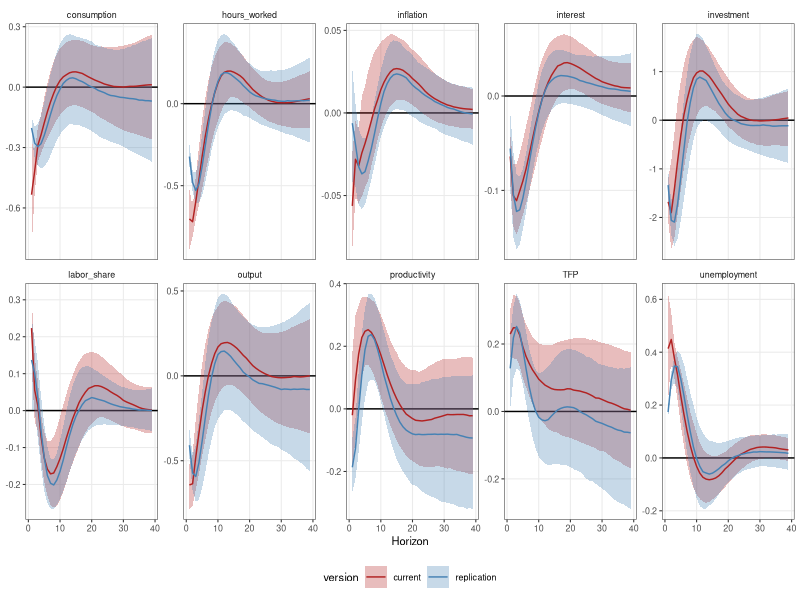
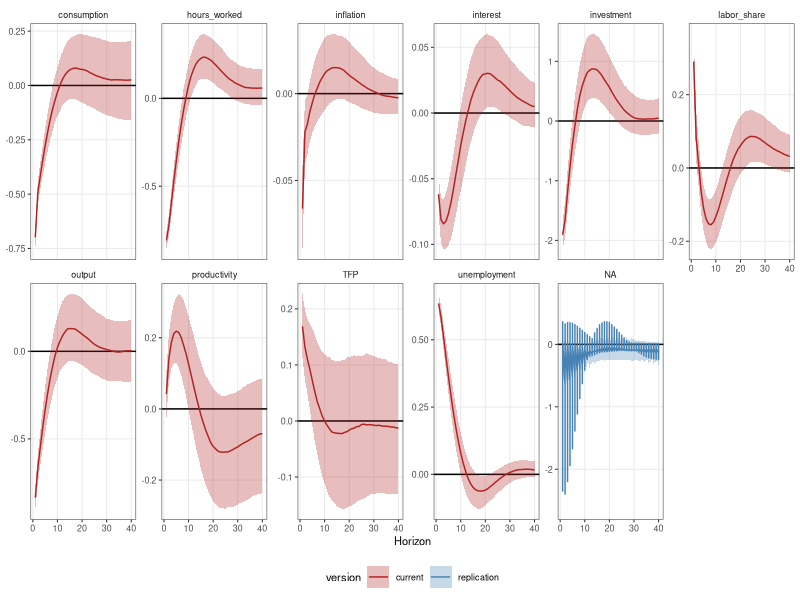
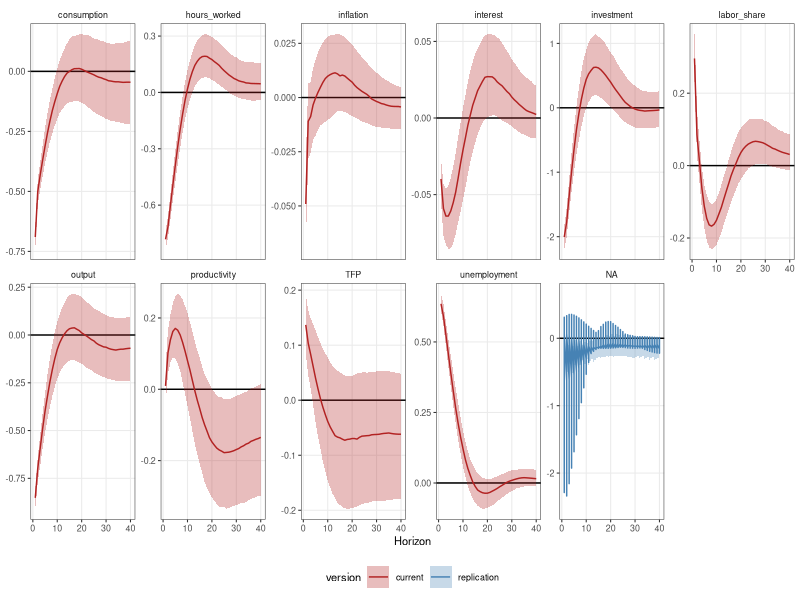

Write R code to recreate these figures, in order.
## ---- chunk 1
require(here)
require(data.table)
require(dplyr)
require(ggplot2)
## ---- chunk 2
rep_classical_df <- fread(here("./data/replicated_bca_classical_VAR_IRF_boot.csv"))
rep_bayesian_df <- fread(here("./data/replicated_bca_bayesian_VAR_IRF_bvartools.csv"))

curr_classical_df <- fread(here("./data/current_bca_classical_VAR_IRF_boot.csv"))
curr_bayesian_df <- fread(here("./data/current_bca_bayesian_VAR_IRF.csv"))

class_df <- rbindlist(list(rep_classical_df, curr_classical_df), fill = TRUE)
bay_df <- rbindlist(list(rep_bayesian_df, curr_bayesian_df), fill = TRUE)
## ---- chunk 3
class_df |>
    filter(model == "classical_fd" & version != "original") |>
    ggplot(aes(
        x = h,
        color = version,
        fill = version
    )) +
    geom_hline(yintercept = 0) +
    geom_ribbon(aes(ymin = lower, ymax = upper), color = NA, alpha = 0.3) +
    geom_line(aes(y = median)) +
    facet_wrap(vars(variable), nrow = 2, scales = "free_y") +
    scale_color_manual(values = c("firebrick", "steelblue")) +
    scale_fill_manual(values = c("firebrick", "steelblue")) +
    labs(x = "Horizon", y = NULL) +
    theme_bw(base_size = 8) +
    theme(legend.position = "bottom", strip.background = element_blank(), panel.grid.minor = element_blank())
## ---- chunk 4
bay_df |>
    filter(model == "bayesian_fd" & version != "original") |>
    ggplot(aes(
        x = h,
        color = version,
        fill = version
    )) +
    geom_hline(yintercept = 0) +
    geom_ribbon(aes(ymin = lower, ymax = upper), color = NA, alpha = 0.3) +
    geom_line(aes(y = median)) +
    facet_wrap(vars(variable), nrow = 2, scales = "free_y") +
    scale_color_manual(values = c("firebrick", "steelblue")) +
    scale_fill_manual(values = c("firebrick", "steelblue")) +
    labs(x = "Horizon", y = NULL) +
    theme_bw(base_size = 8) +
    theme(legend.position = "bottom", strip.background = element_blank(), panel.grid.minor = element_blank())
## ---- chunk 5
bay_df |>
    filter(model == "bayesian_td4" & version != "original") |>
    ggplot(aes(
        x = h,
        color = version,
        fill = version
    )) +
    geom_hline(yintercept = 0) +
    geom_ribbon(aes(ymin = lower, ymax = upper), color = NA, alpha = 0.3) +
    geom_line(aes(y = median)) +
    facet_wrap(vars(variable), nrow = 2, scales = "free_y") +
    scale_color_manual(values = c("firebrick", "steelblue")) +
    scale_fill_manual(values = c("firebrick", "steelblue")) +
    labs(x = "Horizon", y = NULL) +
    theme_bw(base_size = 8) +
    theme(legend.position = "bottom", strip.background = element_blank(), panel.grid.minor = element_blank())
